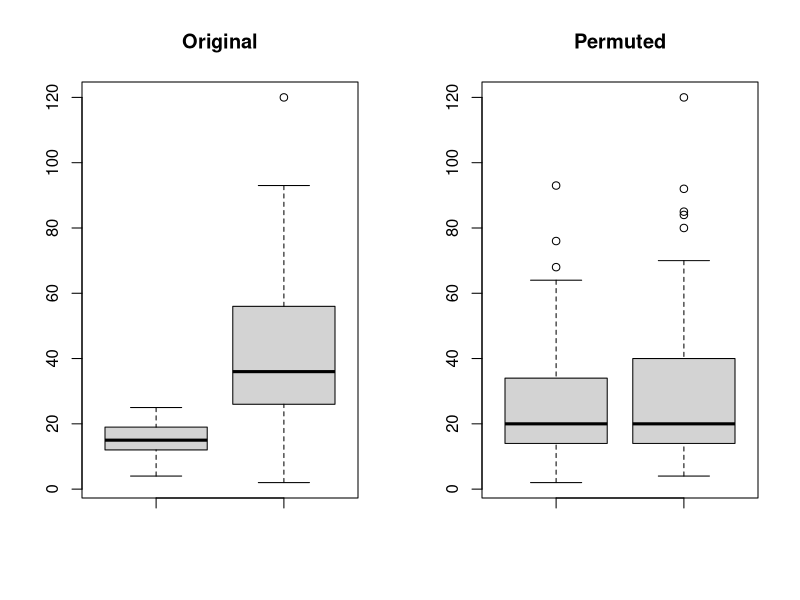
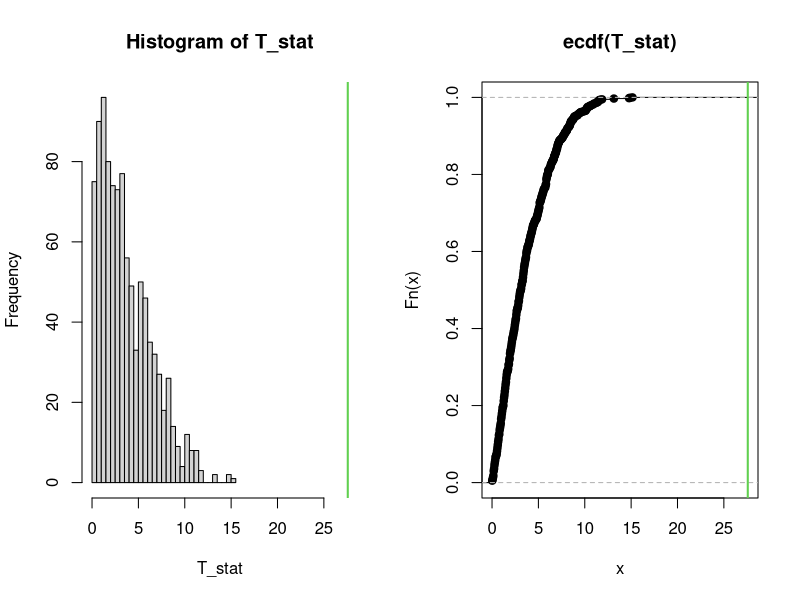
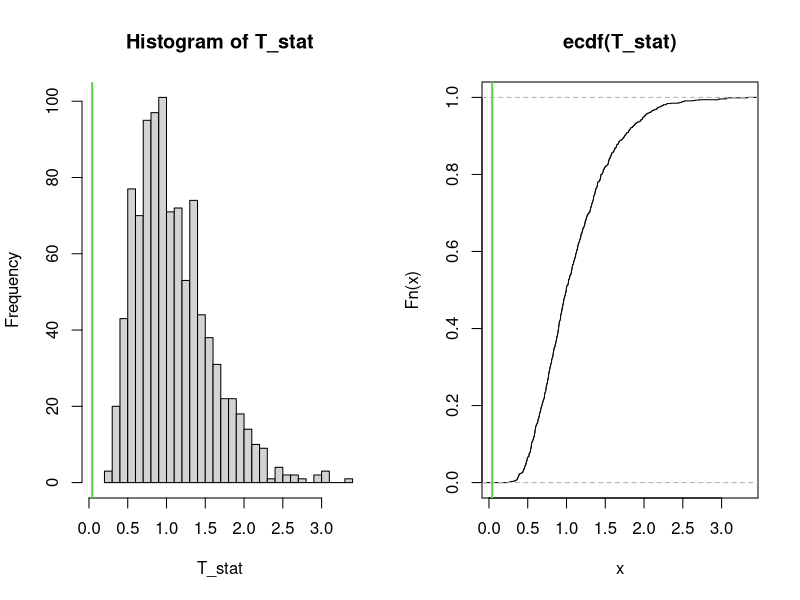

Write the R code that produced these figures, in order.
###########################################################################################
###                                  PERMUTATION TEST                                   ###
###                             Two independent samples (1-dim)                         ###
###########################################################################################
seed = 100
B    = 1000

### Two-sided test ------------------------------------------------------------------------
###    H0: X1  =^d X2
###    H1: X1 !=^d X2
### Test statistic: abs(mean(data_1)-mean(data_2)) // or: abs(median(data_1)-median(data_2))
data_1 = cars$speed
data_2 = cars$dist
n1     = length(data_1)
n2     = length(data_2)
n      = n1+n2

set.seed(seed)
data_pool      = c(data_1, data_2)
perm           = sample(1:n)
data_pool_perm = data_pool[perm]
data_1_perm    = data_pool_perm[1:n1]
data_2_perm    = data_pool_perm[(n1+1):n]

par(mfrow=c(1,2))
boxplot(data_1, data_2, main='Original')
boxplot(data_1_perm, data_2_perm, main='Permuted')

# CMC to estimate the p-value 
T0     = abs(mean(data_1)-mean(data_2))
T_stat = numeric(B)
for(k in 1:B){
  perm           = sample(1:n)
  data_pool_perm = data_pool[perm]
  data_1_perm    = data_pool_perm[1:n1]
  data_2_perm    = data_pool_perm[(n1+1):n]
  T_stat[k]      = abs(mean(data_1_perm)-mean(data_2_perm))
}

# Permutational distribution of T
hist(T_stat, xlim=range(c(T_stat,T0)), breaks=30)
abline(v=T0, col=3, lwd=2)
plot(ecdf(T_stat), xlim=range(c(T_stat,T0)))
abline(v=T0, col=3, lwd=2)

# p-value
p_value = sum(T_stat>=T0)/B
p_value

### One-side test -------------------------------------------------------------------------
###    H0: var(data_1) = var(data_2)                       (we think data_1 has higher var)
###    H1: var(data_1) > var(data_2)
### Test statistic: (s^2)_1 / (s^2)_2
data_1    = cars$speed
data_2    = cars$dist
n1        = length(data_1)
n2        = length(data_2)
n         = n1+n2
data_pool = c(data_1, data_2)

# CMC to estimate the p-value 
set.seed(seed)
T0     = var(data_1)/var(data_2)
T_stat = numeric(B)
for(k in 1:B){
  perm           = sample(1:n)
  data_pool_perm = data_pool[perm]
  data_1_perm    = data_pool_perm[1:n1]
  data_2_perm    = data_pool_perm[(n1+1):n]
  T_stat[k]      = var(data_1_perm)/var(data_2_perm)
}

# Permutational distribution of T
hist(T_stat, xlim=range(c(T_stat,T0)), breaks=30)
abline(v=T0, col=3, lwd=2)
plot(ecdf(T_stat), xlim=range(c(T_stat,T0)))
abline(v=T0, col=3, lwd=2)

# p-value
p_value = sum(T_stat>=T0)/B
p_value

### ---------------------------------------------------------------------------------------
### More informations
### ---------------------------------------------------------------------------------------
factorial(n)                                      # cardinality of the permutational space
factorial(n)/(2*factorial(n1)*factorial(n2))      # number of distinct values of T
1/(factorial(n))/(2*factorial(n1)*factorial(n2))  # minimum achievable p-value